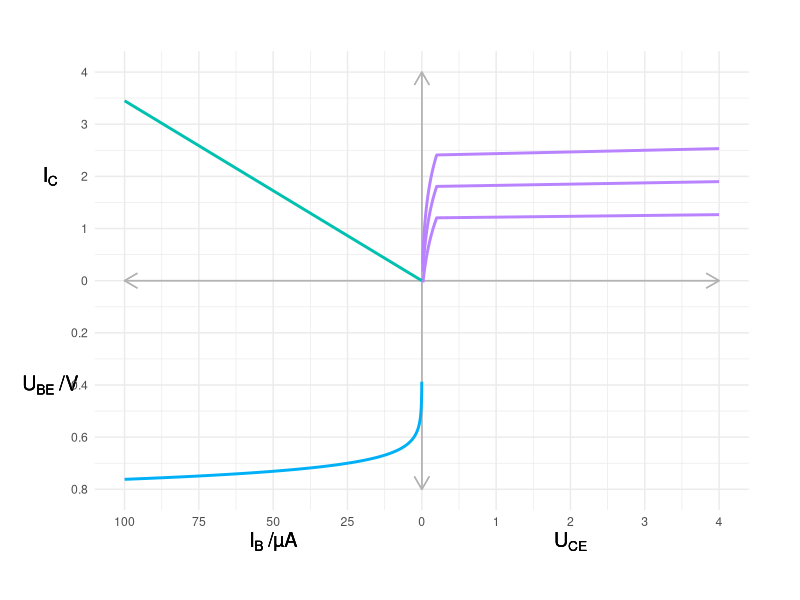

Write the R code that produced this figure.
library(ggplot2)

outputName <- "2_1_4Q.pdf"

pdfWidth <- 10
pdfHeight <- pdfWidth

axisLabelSize <- 5
overshoot <- 1

Is <- 0.15 * 10^-6
UT <- 2.2 * 0.026

AN <- 0.9999
BN <- AN / (1-AN)
Ai <- 0.1
ICS<- Is
Uearly <- 75


Usat <- 0.2

IB1 <- 50 * 10^-6
IB2 <- 75 * 10^-6
IB3 <- 100 * 10^-6

IB_scale_factor <- 3.5 / (log(1/Is - 1) * UT)

diode_FB <- function(U) {
    Is * (exp( U/UT ) - 1)
}

base_voltage <- function( IB ) {

    #-10 * 10^-6 * ( exp(-UBE/UT) + 1 )

    IB <- IB

    ifelse((IB<0) & (IB > min(ylimits))  ,
        -log(-IB/Is-1) * UT * IB_scale_factor,
        NaN
    )
}

early <- function (UCE, IB) {

    UBE <- abs(base_voltage(-IB))

    #BN * IB - (1 - AN * Ai) / (1 - AN) * ICS * ( exp((UBE-UCE)/UT) - 1)

    factor <- IB * 10000

 factor*   Is * exp(UBE/UT) * ( 1 + UCE/Uearly) * 2.5 / (Is * exp(UBE/UT) * (1+3/Uearly))

}

forward_active <- function(UCE, IB) {

    xshift <- exp(log(Usat)-early(Usat, IB))

    ifelse(UCE > Usat,
           early(UCE, IB),

           ifelse(UCE>5000*IB*xshift, log(UCE+xshift) - log(Usat+xshift) + early(Usat, IB), NaN)
   )

}

amplification <- function(IB) {

    B <- 0.8625

    ifelse((IB<0) & (IB > min(ylimits)), -B*IB, NaN)

}


xlimits <- c(-4, 4)
ylimits <- c(-4, 4)

ybreaks <- seq(min(ylimits), max(ylimits), by = 1)
xbreaks <- seq(min(xlimits), max(xlimits), by = 1)

ylabels <- c(0.8, 0.6, 0.4, 0.2, 0, 1, 2, 3, 4)
xlabels <- c(100, 75, 50, 25, 0, 1, 2, 3, 4)

function_size <- 1

axis_color <- "grey70"
IB_color   <- "#00B0F6"
IC_color   <- "#B983FF"
amp_color  <- "#00C0AF"


plot <- ggplot( data.frame(x=c(0, 2)), aes(x) ) +

    theme_minimal() +
    theme(plot.margin = unit(c(1.3,1.3,1.3,1.3), "cm")) +
    coord_cartesian(xlim = xlimits, ylim = ylimits,clip = "off") +

    scale_y_continuous(breaks = ybreaks, labels = ylabels) +
    scale_x_continuous(breaks = xbreaks, labels = xlabels) +

    xlab("") +
    ylab("") +

    # y axis
    geom_segment(aes(x = 0, y = min(ylimits), xend = 0, yend = max(ylimits)), color = axis_color, arrow = arrow(length = unit(0.38, "cm"))) +

    geom_segment(aes(x = 0, y = min(ylimits)+0.001, xend = 0, yend = min(ylimits)  - 0.001), color = axis_color, arrow = arrow(length = unit(0.38, "cm"))) +

    # x axis
    geom_segment(aes(x = min(xlimits), y = 0, xend = max(xlimits), yend = 0), color = axis_color, arrow = arrow(length = unit(0.38, "cm")) ) +

    geom_segment(aes(x = min(xlimits) + 0.001, y = 0, xend = min(xlimits)-0.001, yend = 0), color = axis_color, arrow = arrow(length = unit(0.38, "cm")) ) +

    # axis labels
    annotate("text", label = bquote("I"["B"]~"/µA"), x = min(xlimits)/2, y = min(ylimits) - overshoot, size = axisLabelSize) +

    annotate("text", label = bquote("U"["BE"]~"/V"), x = min(xlimits)-overshoot, y = min(ylimits)/2, size = axisLabelSize) +

    annotate("text", label = bquote("U"["CE"]), x = max(xlimits)/2, y = min(ylimits) - overshoot, size = axisLabelSize) +

   annotate("text", label = bquote("I"["C"]), x = min(xlimits)-overshoot, y = max(ylimits)/2, size = axisLabelSize) +

    stat_function (fun = base_voltage, n = 10000, color = IB_color, size=function_size) +

stat_function (fun = forward_active, args = c(IB3), n = 10000, color = IC_color, size=function_size) +

stat_function (fun = forward_active, args = c(IB2), n = 10000, color = IC_color, size=function_size) +

stat_function (fun = forward_active, args = c(IB1), n = 10000, color = IC_color, size=function_size)+

stat_function (fun = amplification, n = 10000, color = amp_color, size=function_size)

pdf(outputName, width = pdfWidth, height = pdfHeight)
plot
